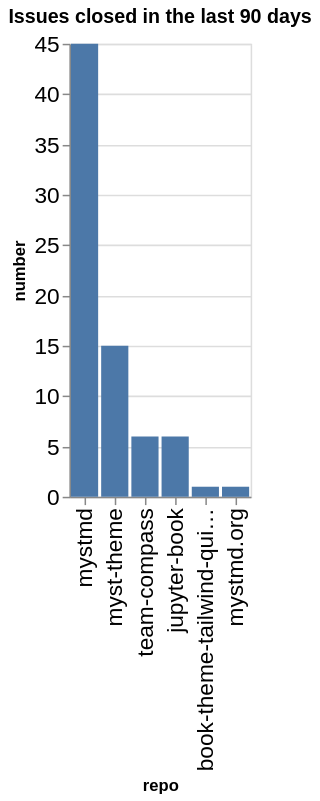

The notebook cell this image was saved under:
### Code cell
closed_counts = closed.groupby(['org', 'repo']).count()['number'].reset_index()
closed_counts['org/repo'] = closed_counts.apply(lambda a: a['org'] + '/' + a['repo'], axis=1)
sorted_vals = closed_counts.sort_values(['number'], ascending=False)['repo'].values
alt.Chart(data=closed_counts, title=f"Issues closed in the last {n_days} days").mark_bar().encode(
    x=alt.X('repo', sort=alt.Sort(sorted_vals.tolist())),
    y='number',
)

### Figure 1 — Vega-Lite specification as saved in the notebook (floating-point values rounded to 4 significant figures)
{"config": {"axisLeft": {"labelFontSize": 15}, "axisBottom": {"labelFontSize": 15}}, "data": {"name": "data-07c3dd40104c3079db88cd8556dcda93"}, "mark": {"type": "bar"}, "encoding": {"x": {"field": "repo", "sort": ["mystmd", "myst-theme", "team-compass", "jupyter-book", "book-theme-tailwind-quickstart", "mystmd.org"], "type": "nominal"}, "y": {"field": "number", "type": "quantitative"}}, "title": "Issues closed in the last 90 days", "$schema": "https://vega.github.io/schema/vega-lite/v5.20.1.json", "datasets": {"data-07c3dd40104c3079db88cd8556dcda93": [{"org": "jupyter-book", "repo": "book-theme-tailwind-quickstart", "number": 1, "org/repo": "jupyter-book/book-theme-tailwind-quickstart"}, {"org": "jupyter-book", "repo": "jupyter-book", "number": 6, "org/repo": "jupyter-book/jupyter-book"}, {"org": "jupyter-book", "repo": "myst-theme", "number": 15, "org/repo": "jupyter-book/myst-theme"}, {"org": "jupyter-book", "repo": "mystmd", "number": 45, "org/repo": "jupyter-book/mystmd"}, {"org": "jupyter-book", "repo": "mystmd.org", "number": 1, "org/repo": "jupyter-book/mystmd.org"}, {"org": "jupyter-book", "repo": "team-compass", "number": 6, "org/repo": "jupyter-book/team-compass"}]}}
